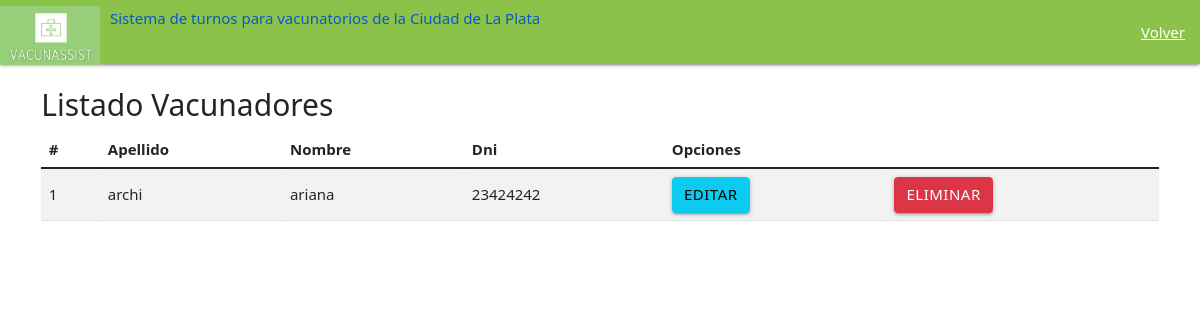
Page /eliminarVacunador/ on the earlier database version.
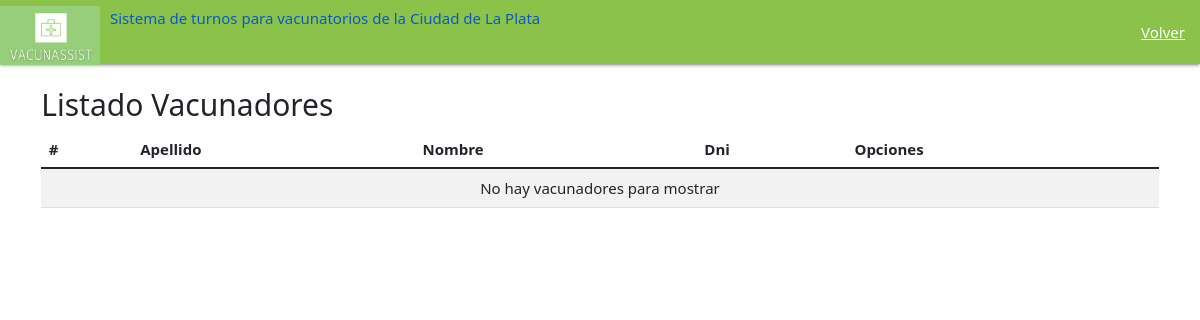
Same page on the later database version.
### main/models.py (models this page shows, shortened)
class Vacunador(models.Model):
    vacunador_nombre= models.CharField(max_length=200)
    vacunador_apellido= models.CharField(max_length=20)
    vacunador_fechaNac= models.DateTimeField("fecha nacimiento")
    vacunador_zona= models.CharField(max_length=200)
    vacunador_dni= models.IntegerField()
    vacunador_email= models.EmailField(max_length=254)
    codigo= models.IntegerField()
    contraseña = models.CharField(max_length=200)

### main/views.py (the view)
# urls.py: path('eliminarVacunador/', views.eliminarVacunador, name= 'eliminarVacunador' ),
def eliminarVacunador(request):
    administradorList= Vacunador.objects.all()
    return render(request, "main/eliminarVacunador.html",{"administradores" : administradorList})

### main/templates/main/eliminarVacunador.html (shortened to what this page needs)
<!DOCTYPE html>
{% load static %}
<html lang="en" dir="ltr">
  <head>
        <link rel="stylesheet" href="https://cdnjs.cloudflare.com/ajax/libs/materialize/1.0.0/css/materialize.min.css">
        <link type='text/css' href="{% static 'css/estilo.css' %}" rel="stylesheet" />
        <link href="https://cdn.jsdelivr.net/npm/bootstrap@5.1.3/dist/css/bootstrap.min.css" rel="stylesheet">
    <link href="https://cdn.jsdelivr.net/npm/bootstrap@5.1.3/dist/css/bootstrap.min.css" rel="stylesheet">
    <nav>
        <div class="nav-wrapper  light-green">
          <a href="/" class="brand-logo">
            <img src="{% static 'imagenes/Logo_VacunAssist_recortado.png' %}" class="img-fluid" width="100" height="66">
          <div class="right"  style="margin: 9px 0px 0px 10px">
            <h6>Sistema de turnos para vacunatorios de la Ciudad de La Plata</h6>
            </div>
          </a>
          <ul id="nav-mobile" class="right hide-on-med">
            <li><a href="/inicio_admin/">Volver</a></li>
          </ul>
        </div>
      </nav>
      <body>
        <div class="container py-4">
          <div class="row">
            <div class="col-md-12">
              <h2>Listado Vacunadores</h2>
<div class="table-responsive">
    <table class="table table-striped">
      <thead>
        <tr>
          <th>#</th>
          <th>Apellido</th>
          <th>Nombre</th>
          <th>Dni</th>
          <th colspan="2">Opciones</th>
      </thead>
      <tbody>
        {% for c in administradores %}
        <tr>
          <td>{{forloop.counter}}</td>
          <td>{{c.vacunador_apellido}} </td>
          <td> {{c.vacunador_nombre}}</td>
          <td>{{c.vacunador_dni}}</td>
          <td><a href="edicionVacunadores/{{c.dni}}" class="btn btn-block btn-info">Editar</a></td>
          <td><a href="/eliminar_Admin/{{c.vacunador_dni}}/{{c.vacunador_nombre}}" class="btn btn-block btn-danger">Eliminar</a></td>
        </tr>
        {% endfor%}
        {% if not administradores %}
        <td colspan="5" style="text-align: center">No hay vacunadores para mostrar</td>
        {% endif %}
      </tbody>
    </table>
      </body>

Differences in the rows shown:
removed Vacunador: vacunador_apellido "archi", vacunador_nombre "ariana", vacunador_dni "23424242"
Other differences:
text now shown: "No hay vacunadores para mostrar"
